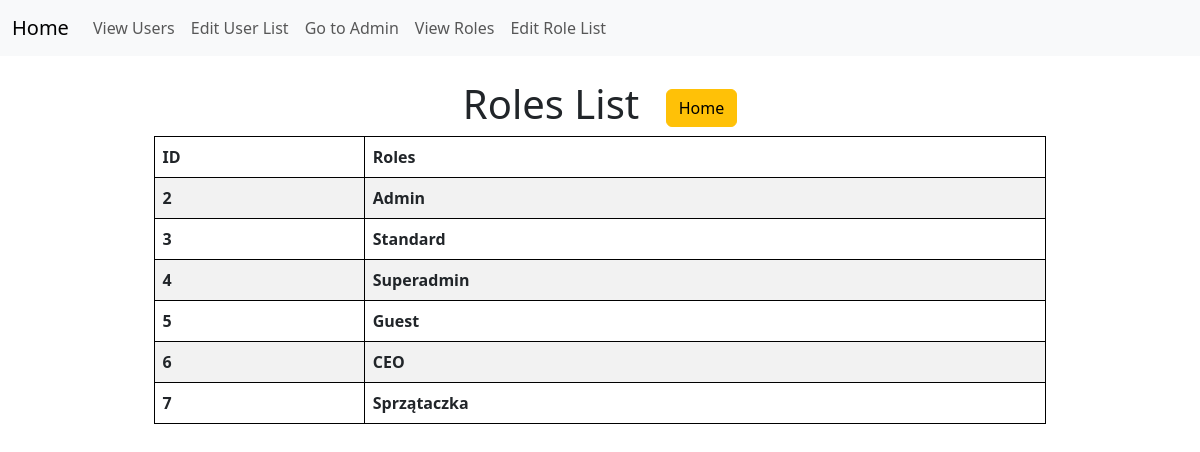
/roles/, run on an earlier commit of the app's database.
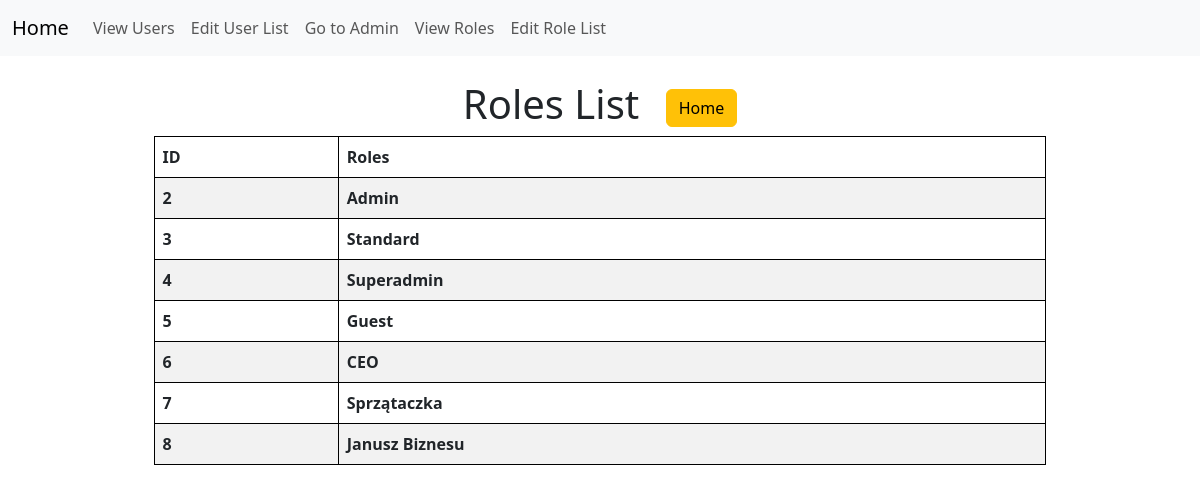
And on a later commit of the database.
### myapp/models.py (models this page shows, shortened)
class RoleProfile(models.Model):
    name = models.CharField(max_length=100)

### myapp/views.py (the view)
# urls.py: path('roles/', user_roles, name='user-roles'),
def user_roles(request):
    roles = RoleProfile.objects.all()  # Fetch all users from the database
    return render(request, 'myapp/roles_list.html', {'roles': roles})

### myapp/templates/myapp/roles_list.html (shortened to what this page needs)
{% extends 'myapp/base.html' %}
{% load static %}
{% block content %}
<head>
    <link rel="stylesheet" href="{% static 'css/bootstrap.min.css' %}">
</head>
<body>
    <h1 class="text-center">
        Roles List
        <a href="{% url 'home' %}" class="btn btn-warning ms-3">Home</a>
    </h1>
    <table class="table table-striped table-hover mx-auto" style="width: 80%;">
        <thead>
            <tr>
                <th scope="col">ID</th>
                <th scope="col">Roles</th>
            </tr>
        </thead>
        <tbody>
            {% for role in roles %}
            <tr>
                <th scope="row">{{ role.id }}</th>
                <th scope="row">{{ role.name }}</th>
            </tr>
            {% empty %}
            <tr>
                <td colspan="3">No roles available.</td>
            </tr>
            {% endfor %}
        </tbody>
    </table>
</body>
{% endblock content %}

What changed in the data, as far as the page shows it:
added RoleProfile: id "8", name "Janusz Biznesu"
